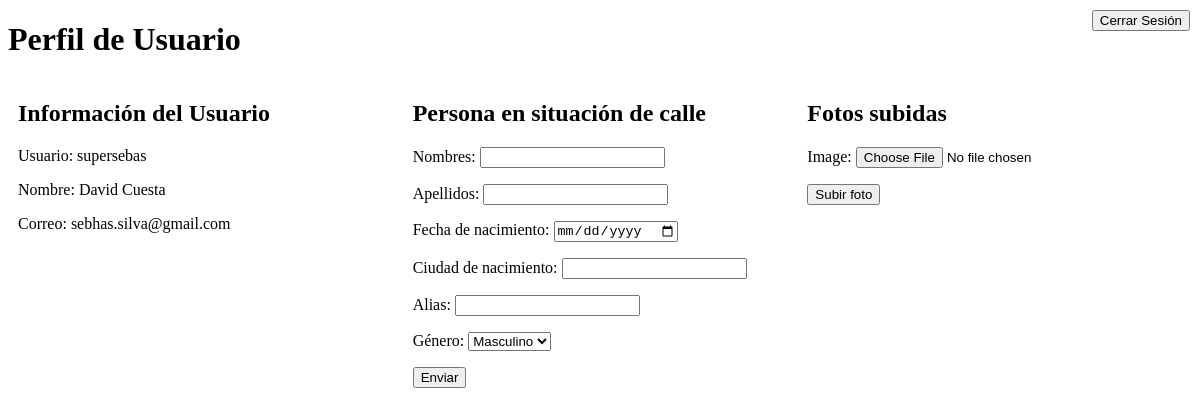
The app's page /users/profile/ (signed in) with its own data.
### users/models.py (models this page shows, shortened)
class CustomUser(AbstractUser):
    GENDER_CHOICES = [
        ('M', 'Masculino'),
        ('F', 'Femenino'),
    ]
    email = models.EmailField(unique=True)
    phone_number = models.CharField(max_length=15, default='0000000000')
    birth_date = models.DateField(default=date.today)
    address = models.CharField(max_length=255, default='Sin dirección')
    city = models.CharField(max_length=100, default='Sin ciudad')
    gender = models.CharField(max_length=1, choices=GENDER_CHOICES, blank=True, null=True)

### users/views.py (the view, shortened to what this page needs)
# urls.py: path('profile/', profile, name='profile'),  # URL para el perfil de usuario
@login_required
def profile(request):
    photo_form = PhotoUploadForm()
    street_person_form = StreetPersonForm()
    photos = Photo.objects.filter(user=request.user, visible=True)  # Filtrar solo fotos visibles
    street_person = StreetPerson.objects.filter(profile__user=request.user).last()
    return render(request, 'users/profile.html', {
        'photo_form': photo_form,
        'street_person_form': street_person_form,
        'photos': photos,
        'street_person': street_person
    })

### photos/forms.py
class PhotoUploadForm(forms.ModelForm):
    class Meta:
        model = Photo
        fields = ['image']

### users/forms.py
class StreetPersonForm(forms.ModelForm):
    GENDER_CHOICES = [
        ('M', 'Masculino'),
        ('F', 'Femenino'),
    ]
    first_name = forms.CharField(max_length=30, required=True, label='Nombres')
    last_name = forms.CharField(max_length=30, required=True, label='Apellidos')
    birth_date = forms.DateField(widget=forms.TextInput(attrs={'type': 'date'}), required=True, label='Fecha de nacimiento')
    birth_city = forms.CharField(max_length=100, required=True, label='Ciudad de nacimiento')
    alias = forms.CharField(max_length=100, required=True, label='Alias')
    gender = forms.ChoiceField(choices=GENDER_CHOICES, required=True, label='Género')
    class Meta:
        model = StreetPerson
        fields = ['first_name', 'last_name', 'birth_date', 'birth_city', 'alias', 'gender']

### users/templates/users/profile.html (shortened to what this page needs)
<!DOCTYPE html>
<html>
<head>
</head>
<body>
    <div class="logout-button-container">
        <form method="post" action="{% url 'logout' %}">
            <button type="submit" class="btn btn-danger">Cerrar Sesión</button>
        </form>
    </div>
    <h1>Perfil de Usuario</h1>
    <div class="profile-container">
        <div class="profile-details">
            <h2>Información del Usuario</h2>
            <p>Usuario: {{ user.username }}</p>
            <p>Nombre: {{ user.first_name }} {{ user.last_name }}</p>
            <p>Correo: {{ user.email }}</p>
        </div>
        <div class="street-person-form">
            <h2>Persona en situación de calle</h2>
            <form method="post">
                {{ street_person_form.as_p }}
                <button type="submit" name="street_person_form_submit">Enviar</button>
            </form>
        </div>
        <div class="photo-album">
            <h2>Fotos subidas</h2>
            <form method="post" enctype="multipart/form-data">
                {{ photo_form.as_p }}
                <button type="submit" name="photo_form_submit">Subir foto</button>
            </form>
        </div>
    </div>
</body>
</html>

### users/templates/users/profile.html (style rules this page uses)
.profile-container { display: flex; justify-content: space-between; }
.profile-details, .street-person-form, .photo-album { flex: 1; margin: 0 10px; }
.logout-button-container { position: absolute; top: 10px; right: 10px; }

### records on screen
CustomUser: username "supersebas", first_name "David", last_name "Cuesta", email "sebhas.silva@gmail.com"
